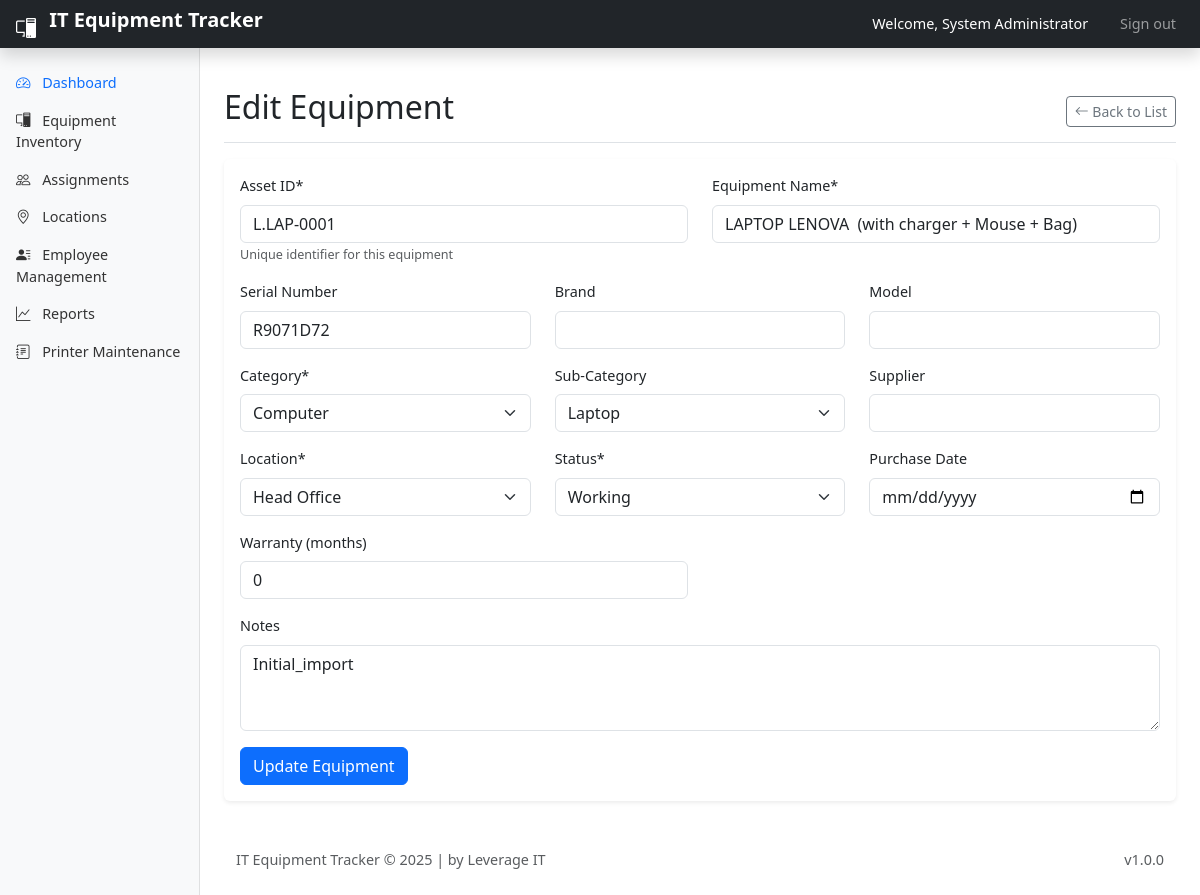
/items_edit.php?item_id=1 (signed in), run on the app's committed database.
### tables this page shows
CREATE TABLE IF NOT EXISTS `items` (
  `item_id` int(11) NOT NULL,
  `asset_id` varchar(20) NOT NULL DEFAULT '',
  `name` varchar(200) NOT NULL DEFAULT '',
  `serial_number` varchar(100) DEFAULT NULL,
  `model` varchar(100) DEFAULT NULL,
  `category_id` int(11) NOT NULL,
  `sub_category_id` int(11) DEFAULT NULL,
  `supplier_id` int(11) NOT NULL,
  `location_id` int(10) UNSIGNED NOT NULL DEFAULT '1',
  `purchase_date` date NOT NULL DEFAULT '0000-00-00',
  `purchase_cost` varchar(50) DEFAULT NULL,
  `warranty_months` int(11) DEFAULT NULL,
  `warranty_end` date DEFAULT NULL,
  `notes` text,
  `created_at` timestamp NOT NULL DEFAULT '0000-00-00 00:00:00',
  `updated_at` timestamp NULL DEFAULT NULL ON UPDATE CURRENT_TIMESTAMP,
  `status` varchar(50) NOT NULL DEFAULT '',
  `is_assigned` tinyint(2) UNSIGNED NOT NULL DEFAULT '0',
  PRIMARY KEY (`item_id`),
  UNIQUE KEY `asset_id` (`asset_id`),
  KEY `category_id` (`category_id`),
  KEY `sub_category_id` (`sub_category_id`),
  KEY `supplier_id` (`supplier_id`),
  KEY `location_id` (`location_id`)
);

CREATE TABLE IF NOT EXISTS `category` (
  `category_id` int(11) NOT NULL AUTO_INCREMENT,
  `name` text,
  `created_at` timestamp NOT NULL DEFAULT '0000-00-00 00:00:00',
  PRIMARY KEY (`category_id`)
);

CREATE TABLE IF NOT EXISTS `sub_category` (
  `sub_category_id` int(11) NOT NULL AUTO_INCREMENT,
  `category_id` int(11) NOT NULL,
  `name` text,
  `created_at` timestamp NOT NULL DEFAULT '0000-00-00 00:00:00',
  PRIMARY KEY (`sub_category_id`),
  KEY `category_id` (`category_id`)
);

CREATE TABLE IF NOT EXISTS `locations` (
  `location_id` int(11) NOT NULL AUTO_INCREMENT,
  `name` varchar(100) NOT NULL,
  `description` text,
  `is_project_office` tinyint(1) NOT NULL DEFAULT '0',
  `created_at` timestamp NOT NULL DEFAULT '0000-00-00 00:00:00',
  PRIMARY KEY (`location_id`)
);

### items_edit.php (the view, shortened to what this page needs)
<?php
require_once __DIR__ . '/includes/auth.php';
$item_id = isset($_GET['item_id']) ? (int)$_GET['item_id'] : 0;
$query = "SELECT * FROM items WHERE item_id = $item_id";
$result = $conn->query($query);
$item = $result->fetch_assoc();
$categories = $locations = $suppliers = $subcategories = [];
$result = $conn->query("SELECT * FROM category ORDER BY name");
if ($result) while ($row = $result->fetch_assoc()) $categories[] = $row;
$result = $conn->query("SELECT * FROM locations ORDER BY name");
if ($result) while ($row = $result->fetch_assoc()) $locations[] = $row;
if($item['supplier_id']!=0){
    $result = $conn->query("SELECT * FROM suppliers WHERE supplier_id = '".$item['supplier_id']."'");
    $suppliers = mysqli_fetch_assoc($result);
} else {
    $suppliers["name"] = "";
}
$result = $conn->query("SELECT * FROM sub_category WHERE category_id = {$item['category_id']} ORDER BY name");
if ($result) while ($row = $result->fetch_assoc()) $subcategories[] = $row;
?>
<!DOCTYPE html>
<html lang="en">
<head>
    <?php include __DIR__ . '/includes/header_scripts.php'; ?>
    <link rel="stylesheet" href="https://cdn.jsdelivr.net/npm/flatpickr/dist/flatpickr.min.css">
</head>
<body>
    <?php include __DIR__ . '/includes/header.php'; ?>
    <div class="container-fluid flex-grow-1">
        <div class="row">
            <?php include __DIR__ . '/includes/sidebar.php'; ?>
            <main class="col-md-9 ms-sm-auto col-lg-10 px-md-4 py-4">
                <div class="d-flex justify-content-between flex-wrap flex-md-nowrap align-items-center pt-3 pb-2 mb-3 border-bottom">
                    <h1 class="h2">Edit Equipment</h1>
                    <div class="btn-toolbar mb-2 mb-md-0">
                        <a href="items.php" class="btn btn-sm btn-outline-secondary">
                            <i class="bi bi-arrow-left"></i> Back to List
                        </a>
                    </div>
                </div>
                <div class="card">
                    <div class="card-body">
                        <form method="POST" id="equipmentForm">
                            <div class="row mb-3">
                                <div class="col-md-6">
                                    <label for="asset_id" class="form-label">Asset ID*</label>
                                    <input type="text" class="form-control <?php echo isset($errors['asset_id']) ? 'is-invalid' : ''; ?>"
                                        id="asset_id" name="asset_id"
                                        value="<?php echo htmlspecialchars($item['asset_id']); ?>" >
                                    <small class="text-muted">Unique identifier for this equipment</small>
                                </div>
                                <div class="col-md-6">
                                    <label for="name" class="form-label">Equipment Name*</label>
                                    <input type="text" class="form-control" id="name" name="name"
                                        value="<?php echo htmlspecialchars($item['name']); ?>" required>
                                </div>
                            </div>
                            <div class="row mb-3">
                                <div class="col-md-4">
                                    <label for="serial_number" class="form-label">Serial Number</label>
                                    <input type="text" class="form-control <?php echo isset($errors['serial_number']) ? 'is-invalid' : ''; ?>"
                                        id="serial_number" name="serial_number"
                                        value="<?php echo htmlspecialchars($item['serial_number']); ?>">
                                </div>
                                <div class="col-md-4">
                                    <label for="brand" class="form-label">Brand</label>
                                    <input type="text" class="form-control" id="brand" name="brand" value="<?php echo htmlspecialchars($item['brand']); ?>">
                                </div>
                                <div class="col-md-4">
                                    <label for="model" class="form-label">Model</label>
                                    <input type="text" class="form-control" id="model" name="model" value="<?php echo htmlspecialchars($item['model']); ?>">
                                </div>
                            </div>
                            <div class="row mb-3">
                                <div class="col-md-4">
                                    <label for="category_id" class="form-label">Category*</label>
                                    <select class="form-select" id="category_id" name="category_id" required>
                                        <?php foreach ($categories as $category): ?>
                                        <option value="<?php echo $category['category_id']; ?>"
                                            <?php echo $category['category_id'] == $item['category_id'] ? 'selected' : ''; ?>>
                                            <?php echo htmlspecialchars($category['name']); ?>
                                        </option>
                                        <?php endforeach; ?>
                                    </select>
                                </div>
                                <div class="col-md-4">
                                    <label for="sub_category_id" class="form-label">Sub-Category</label>
                                    <select class="form-select" id="sub_category_id" name="sub_category_id">
                                        <?php foreach ($subcategories as $subcat): ?>
                                        <option value="<?php echo $subcat['sub_category_id']; ?>"
                                            <?php echo $subcat['sub_category_id'] == $item['sub_category_id'] ? 'selected' : ''; ?>>
                                            <?php echo htmlspecialchars($subcat['name']); ?>
                                        </option>
                                        <?php endforeach; ?>
                                    </select>
                                </div>
                                <div class="col-md-4">
                                    <label for="supplier_id" class="form-label">Supplier</label>
                                    <input type="text" class="form-control" id="supplier_name" name="supplier_name" value="<?php echo $suppliers['name']; ?>">
                                </div>
                            </div>
                            <div class="row mb-3">
                                <div class="col-md-4">
                                    <label for="location_id" class="form-label">Location*</label>
                                    <select class="form-select" id="location_id" name="location_id" required>
                                        <?php foreach ($locations as $location): ?>
                                        <option value="<?php echo $location['location_id']; ?>"
                                            <?php echo $location['location_id'] == $item['location_id'] ? 'selected' : ''; ?>>
                                            <?php echo htmlspecialchars($location['name']); ?>
                                        </option>
                                        <?php endforeach; ?>
                                    </select>
                                </div>
                                <div class="col-md-4">
                                    <label for="status" class="form-label">Status*</label>
                                    <select class="form-select" id="status" name="status" required>
                                        <option value="1"<?php echo $item['status'] == '1' ? 'selected' : ''; ?>>Working</option>
                                    </select>
                                </div>
                                <div class="col-md-4">
                                    <label for="purchase_date" class="form-label">Purchase Date</label>
                                    <input type="date" class="form-control" id="purchase_date" name="purchase_date"
                                        value="<?php echo htmlspecialchars($item['purchase_date']); ?>">
                                </div>
                            </div>
                            <div class="row mb-3">
                                <div class="col-md-6">
                                    <label for="warranty_months" class="form-label">Warranty (months)</label>
                                    <input type="number" class="form-control" id="warranty_months" name="warranty_months"
                                        value="<?php echo htmlspecialchars($item['warranty_months']); ?>" min="0">
                                </div>
                            </div>
                            <div class="mb-3">
                                <label for="notes" class="form-label">Notes</label>
                                <textarea class="form-control" id="notes" name="notes" rows="3"><?php echo htmlspecialchars($item['notes']); ?></textarea>
                            </div>
                            <button type="submit" class="btn btn-primary">Update Equipment</button>
                        </form>
                    </div>
                </div>
            </main>
        </div>
    </div>
    <?php include __DIR__ . '/includes/footer.php'; ?>
</body>
</html>

### assets/css/style.css (style rules this page uses)
body { font-size: 0.9rem; }
main { padding-top: 1.5rem; }
.card { border: none; box-shadow: 0 0.125rem 0.25rem rgba(0, 0, 0, 0.075); }

### data on the page
items: asset_id "L.LAP-0001", name "LAPTOP LENOVA (with charger + Mouse + Bag)", serial_number "R9071D72", category_id "Computer", sub_category_id "Laptop", location_id "Head Office", status "Working", warranty_months "0", notes "Initial_import"

### other printed values
$_SESSION['full_name'] "System Administrator"
